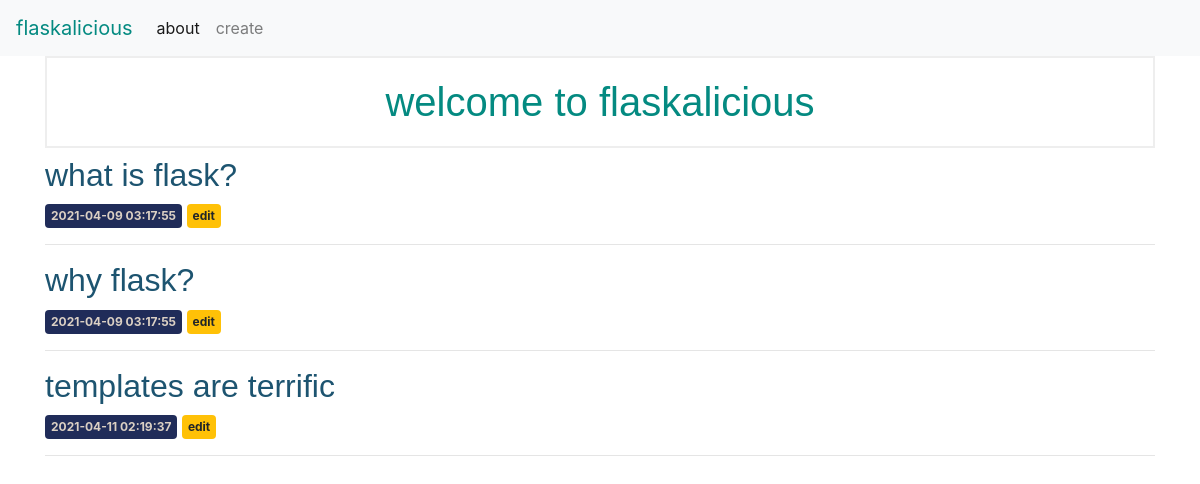
The page / on the database its author committed.
### tables this page shows
CREATE TABLE posts (
    id INTEGER PRIMARY KEY AUTOINCREMENT,
    created TIMESTAMP NOT NULL DEFAULT CURRENT_TIMESTAMP,
    title TEXT NOT NULL,
    content TEXT NOT NULL
);

### app.py (the view)
@app.route('/')
def index():
    conn = get_db_connection()
    posts = conn.execute('SELECT * FROM posts').fetchall()
    conn.close()
    return render_template('index.html', posts=posts)

### app.py (called while the page is built)
def get_db_connection():
    conn = sqlite3.connect('database.db')
    conn.row_factory = sqlite3.Row
    return conn

### templates/index.html
{% extends 'base.html' %}
{% block content %}
    <h1>{% block title %} welcome to flaskalicious {% endblock %}</h1>
    {% for post in posts %}
        <a href="{{ url_for('post', post_id=post['id']) }}">
            <h2>{{ post['title'] }}</h2>
        </a>
        <span class="badge badge-primary">{{ post['created'] }}</span>
        <a href="{{ url_for('edit', id=post['id']) }}">
            <span class="badge badge-warning">edit</span>
        </a>
        <hr>
    {% endfor %}
{% endblock %}

### templates/base.html (shortened to what this page needs)
<!doctype html>
<html lang="en">
  <head>
    <link rel="stylesheet" href="https://stackpath.bootstrapcdn.com/bootstrap/4.3.1/css/bootstrap.min.css">
    <link rel="stylesheet" type="text/css" href="static/css/style.css">
  </head>
  <body>
    <nav class="navbar navbar-expand-md navbar-light bg-light">
        <a class="navbar-brand" href="{{ url_for('index')}}">flaskalicious</a>
        <div class="collapse navbar-collapse" id="navbarNav">
            <ul class="navbar-nav">
            <li class="nav-item active">
                <a class="nav-link" href="#">about</a>
            </li>
            <li class="nav-item">
              <a class="nav-link" href="{{url_for('create')}}">create</a>
            </li>
            </ul>
        </div>
    </nav>
    <div class="container">
      {% block content %} {% endblock %}
    </div>
  </body>
</html>

### static/css/style.css (style rules this page uses)
h1 { font-family: Helvetica, sans-serif; border: 2px #eee solid; color: #048A81; text-align: center; padding: 20px; }
h2 { font-family: Helvetica, sans-serif; font-weight: 500; color: #1d5470; }
.badge { display: inline-block; padding: .5em .5em; font-size: 75%; font-weight: 700; line-height: 1; text-align: center; white-space: nowrap; vertical-align: baseline; border-radius: .25rem; transition: color .15s ease-in-out,background-color .15s ease-in-out,border-color .15s ease-in-out,box-shadow .15s ease-in-out; }
.badge-primary { color: #dbd0c4; background-color: #202C59; }
.navbar-light .navbar-brand { color: #048A81; }

### rows shown on the page
posts: title "what is flask?", created "2021-04-09 03:17:55"
posts: title "why flask?", created "2021-04-09 03:17:55"
posts: title "templates are terrific", created "2021-04-11 02:19:37"
